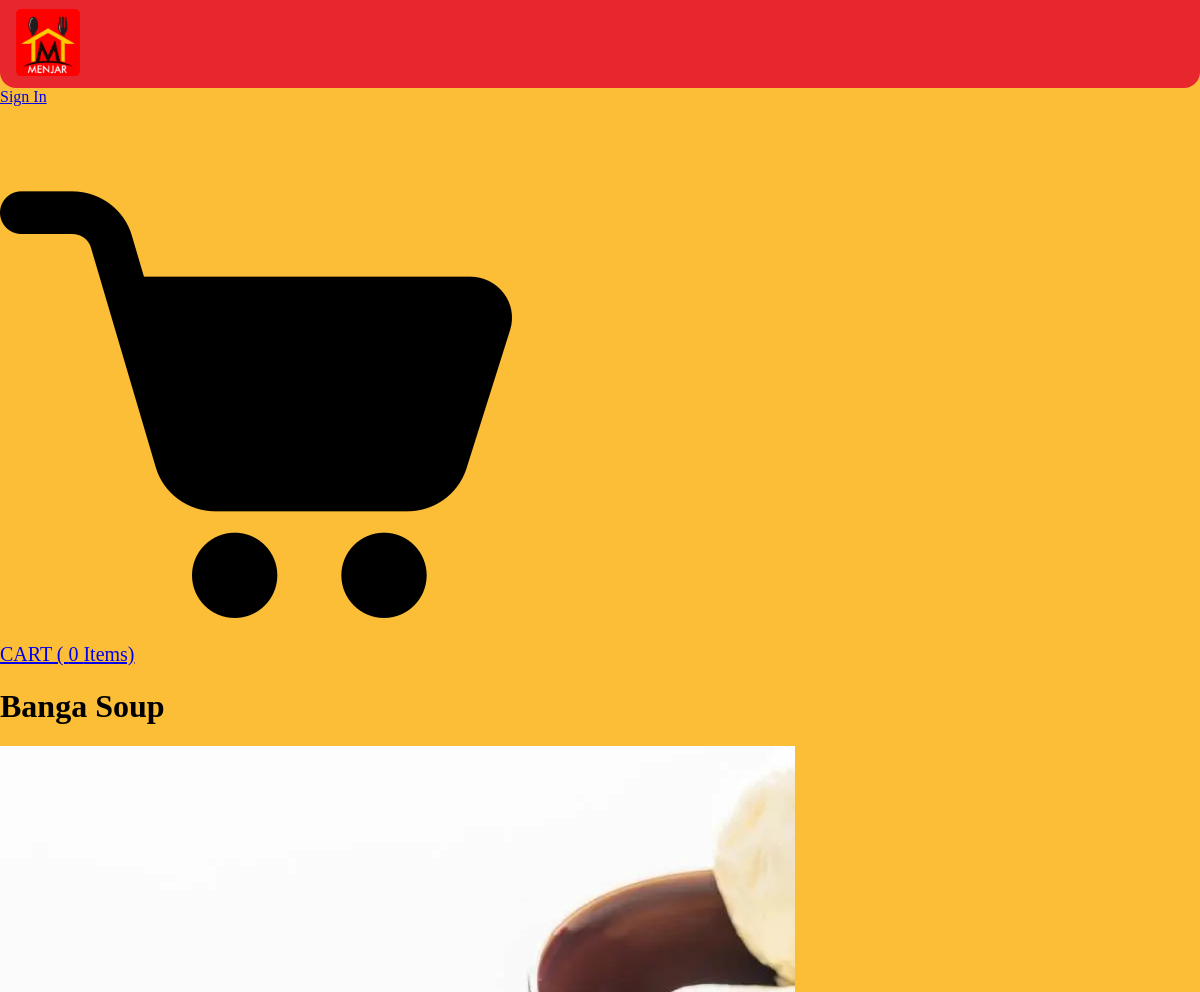
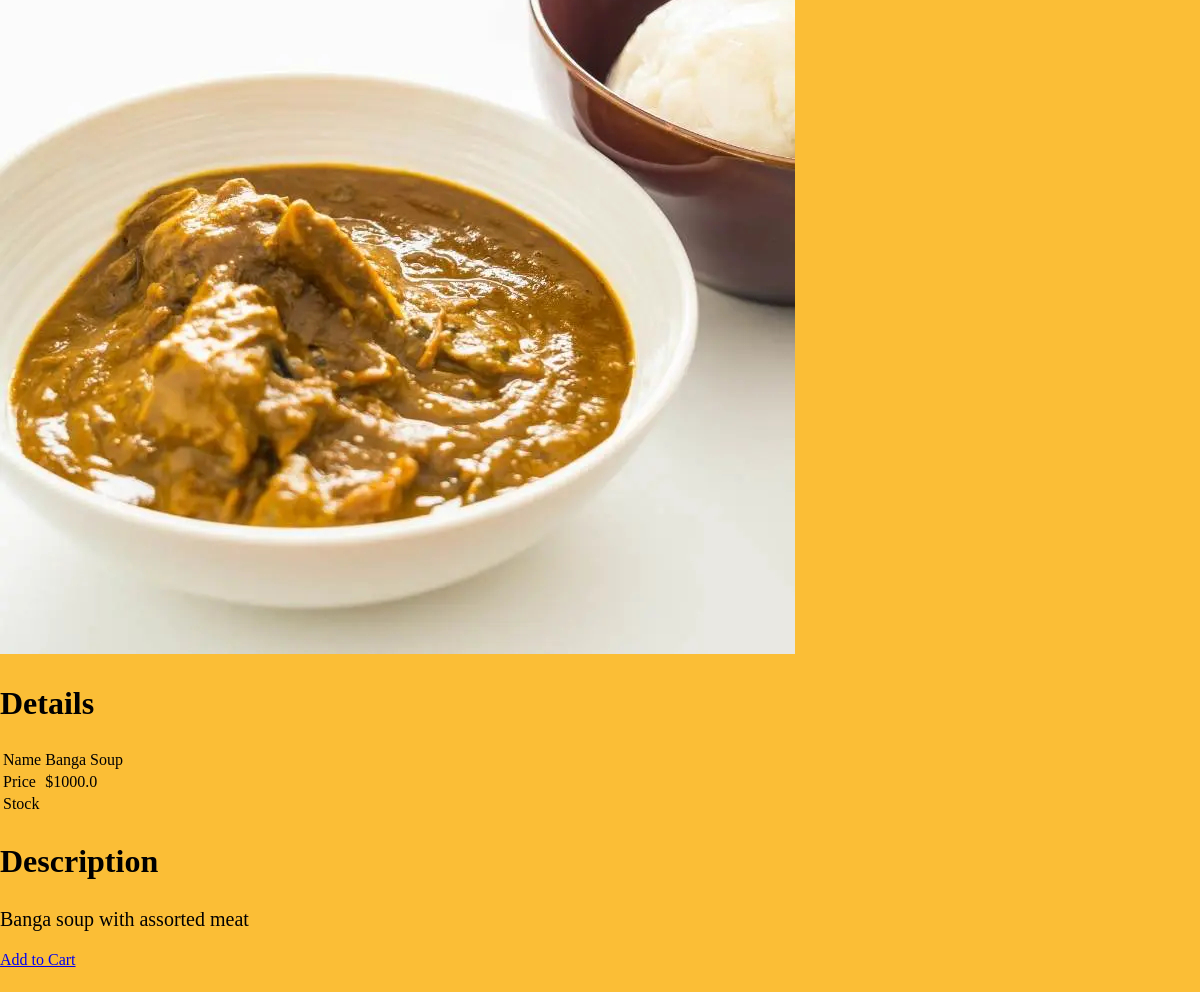
The page /mealDescription?mealId=3 on the database its author committed (2 pictures, top to bottom).
### tables this page shows
CREATE TABLE meal_items
		(mealId INTEGER PRIMARY KEY,
		name TEXT,
		price REAL,
		description TEXT,
		image TEXT,
		categoryId INTEGER,
		FOREIGN KEY(categoryId) REFERENCES categories(categoryId)
		);

### main.py (the view)
@app.route("/mealDescription")
def mealDescription():
    loggedIn, firstName, noOfItems = getLoginDetails()
    mealId = request.args.get('mealId')
    with sqlite3.connect('database.db') as conn:
        cur = conn.cursor()
        cur.execute(
            'SELECT mealId, name, price, description, image FROM meal_items WHERE mealId = ?', (mealId, ))
        Data = cur.fetchone()
    conn.close()
    return render_template("meal_description.html", data=Data, loggedIn=loggedIn, firstName=firstName, noOfItems=noOfItems)

### main.py (called while the page is built, shortened)
def getLoginDetails():
    with sqlite3.connect('database.db') as conn:
        cur = conn.cursor()
        if 'email' not in session:
            loggedIn = False
            firstName = ''
            noOfItems = 0
    conn.close()
    return (loggedIn, firstName, noOfItems)

### templates/meal_description.html (shortened to what this page needs)
<!DOCTYPE HTML>
<html>
<head>
<link rel="stylesheet" href={{url_for('static', filename='css/style.css')}} />
</head>
<body>
    <header class="">
        <div><img src= {{url_for('static', filename ="/images/Menjar-logo.png")}} alt="Menjar Logo" /></div>
    </header>
<div id="title">
	{% if not loggedIn %}
	<div id="signInButton">
		<a class="link" href="/loginForm">Sign In</a>
	</div>
	{% endif %}
	<div id="kart">
		<a class="link" href="/cart">
			<img src={{url_for('static', filename='images/trolley.png')}} id="cartIcon" />
			<p> CART ( {{noOfItems}} Items)</p>
		</a>
	</div>
</div>
<div id="display">
	<div id="productName">
		<h1>{{data[1]}}</h1>
	</div>
	<div>
		<img src={{url_for('static', filename='uploads/'+data[4]) }} id="productImage"/>
	</div>
	<div id="productDescription">
		<h2>Details</h2>
		<table id="descriptionTable">
			<tr>
				<td>Name</td>
				<td>{{data[1]}}</td>
			</tr>
			<tr>
				<td>Price</td>
				<td>${{data[2]}}</td>
			</tr>
			<tr>
				<td>Stock</td>
				<td>{{data[5]}}</td>
			</tr>
		</table>
		<h2>Description</h2>
		<p>{{data[3]}}</p>
	</div>
	<div id="addToCart">
		<a href="/addToCart?mealId={{request.args.get('mealId')}}">Add to Cart</a>
	</div>
</div>
</body>
</html>

### static/css/style.css (style rules this page uses)
body { font-family: "Markazi Text", serif; margin: 2rem 0 0; background-color: #fbbe36; }
h2 { font-size: 32px; }
p { font-size: 20px; line-height: 24px; }
header { background-color: #e7272d; padding: 2rem 1rem 0.5rem 1rem; border-radius: 0 0 16px 16px; margin-top: -55px; }
header div>img { width: 4rem; }

### rows shown on the page
meal_items: name "Banga Soup", image (picture), price "1000.0", description "Banga soup with assorted meat"

### other values the page prints
{{ noOfItems }} "0"
